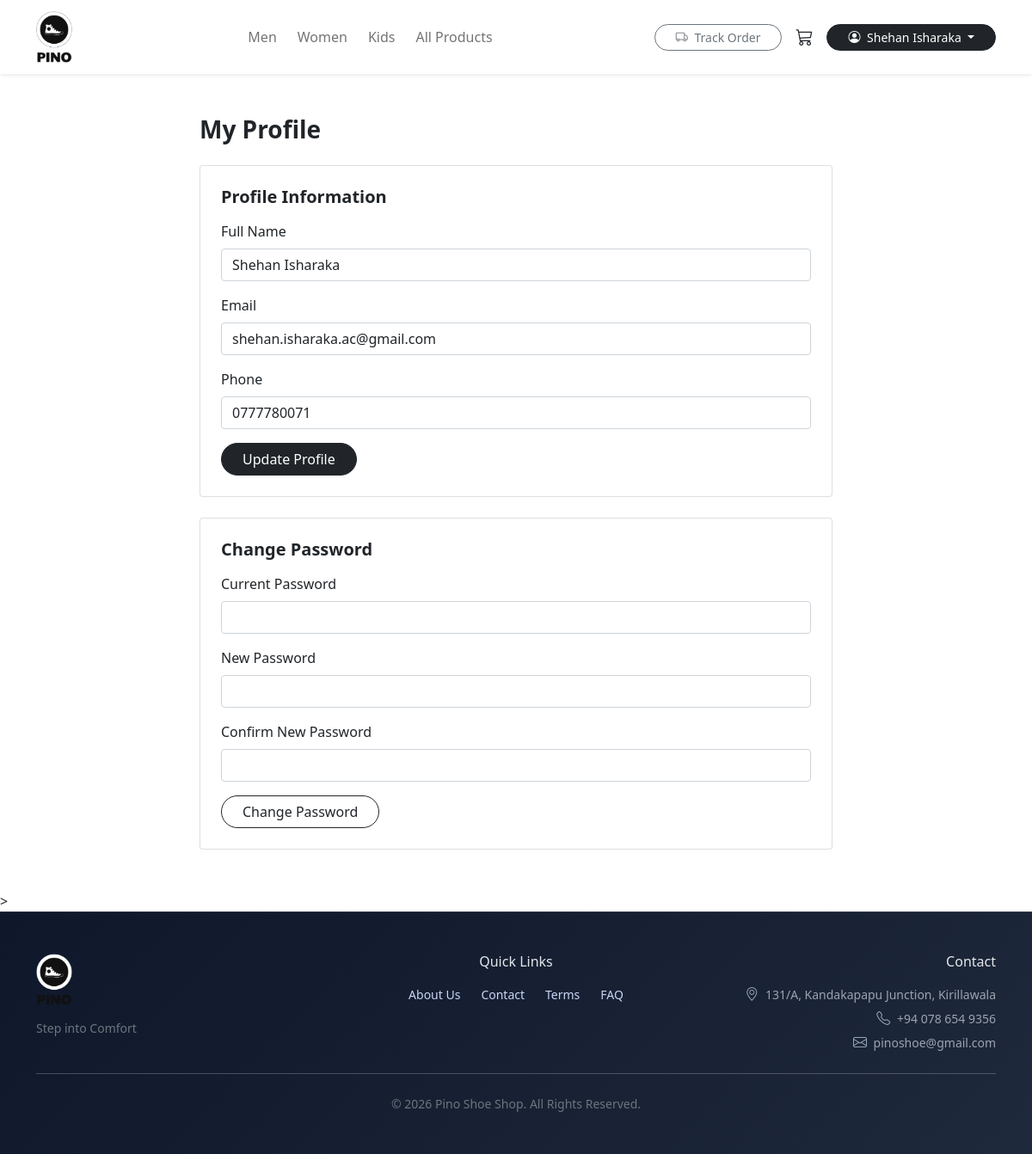
Page /profile.php (signed in) on the committed database.
### tables this page shows
CREATE TABLE IF NOT EXISTS `customers` (
  `id` int NOT NULL AUTO_INCREMENT,
  `full_name` varchar(100) NOT NULL,
  `email` varchar(150) NOT NULL,
  `phone` varchar(20) NOT NULL,
  `password` varchar(255) NOT NULL,
  `status` enum('active','inactive') DEFAULT 'active',
  `created_at` timestamp NULL DEFAULT CURRENT_TIMESTAMP,
  `reset_otp` varchar(10) DEFAULT NULL,
  `otp_expires` datetime DEFAULT NULL,
  PRIMARY KEY (`id`),
  UNIQUE KEY `email` (`email`)
);

### public/includes/settings.php (called while the page is built, shortened)
<?php
function setting($key, $default = null)
{
    static $settings = null;
    if ($settings === null) {
        global $connection;
        $settings = [];
        $res = $connection->query(
            "SELECT setting_key, setting_value FROM website_settings"
        );
        if ($res) {
            while ($row = $res->fetch_assoc()) {
                $settings[$row['setting_key']] = $row['setting_value'];
            }
        }
    }
    return $settings[$key] ?? $default;
}

### public/profile.php (the view, shortened to what this page needs)
<?php
require_once __DIR__ . '/../includes/db.php';
$customerId = (int)$_SESSION['customer']['id'];
$stmt = $connection->prepare("
    SELECT full_name, email, phone
    FROM customers
    WHERE id = ? AND status = 'active'
    LIMIT 1
");
$stmt->bind_param("i", $customerId);
$stmt->execute();
$profile = $stmt->get_result()->fetch_assoc();
?>
<!DOCTYPE html>
<html lang="en">
<head>
<link rel="stylesheet" href="assets/css/bootstrap.min.css">
<link rel="stylesheet" href="https://cdn.jsdelivr.net/npm/bootstrap-icons/font/bootstrap-icons.css">
</head>
<body class="d-flex flex-column min-vh-100">
<?php include 'layout/header.php'; ?>
<div class="flex-grow-1 container py-5">
<div class="row justify-content-center">
<div class="col-lg-8">
<h3 class="fw-bold mb-4">My Profile</h3>
<div class="card mb-4 p-4">
<h5 class="fw-bold mb-3">Profile Information</h5>
<form method="post">
<div class="mb-3">
    <label class="form-label">Full Name</label>
    <input type="text" name="full_name"
           class="form-control"
           value="<?= htmlspecialchars($profile['full_name'] ?? '') ?>"
           required>
</div>
<div class="mb-3">
    <label class="form-label">Email</label>
    <input type="email" name="email"
           class="form-control"
           value="<?= htmlspecialchars($profile['email'] ?? '') ?>"
           required>
</div>
<div class="mb-3">
    <label class="form-label">Phone</label>
    <input type="text" name="phone"
           class="form-control"
           value="<?= htmlspecialchars($profile['phone'] ?? '') ?>">
</div>
<button type="submit"
        name="update_profile"
        class="btn btn-dark rounded-pill px-4">
    Update Profile
</button>
</form>
</div>
<div class="card p-4">
<h5 class="fw-bold mb-3">Change Password</h5>
<form method="post">
<div class="mb-3">
    <label class="form-label">Current Password</label>
    <input type="password" name="current_password"
           class="form-control" required>
</div>
<div class="mb-3">
    <label class="form-label">New Password</label>
    <input type="password" name="new_password"
           class="form-control" required>
</div>
<div class="mb-3">
    <label class="form-label">Confirm New Password</label>
    <input type="password" name="confirm_password"
           class="form-control" required>
</div>
<button type="submit"
        name="change_password"
        class="btn btn-outline-dark rounded-pill px-4">
    Change Password
</button>
</form>
</div>
</div>
</div>
</div>>
<?php include __DIR__ . '/layout/footer.php'; ?>
</body>
</html>

### public/layout/header.php (shortened to what this page needs)
<?php
$customer = $_SESSION['customer'] ?? null;
require_once __DIR__ . '/../includes/settings.php';
$logo = setting('header_logo');
$siteName = setting('site_name', 'Shoe Shop');
$logoUrl = '/shoe-shop/admin/uploads/branding/' . $logo;
?>
<header class="navbar navbar-expand-lg navbar-light bg-white shadow-sm sticky-top">
    <div class="container">
        <a class="navbar-brand d-flex align-items-center gap-2" href="index.php">
            <?php if ($logo): ?>
                <img src="<?= $logoUrl ?>"
                     alt="<?= htmlspecialchars($siteName) ?>"
                     style="height:60px; max-width:180px; object-fit:contain;">
            <?php else: ?>
                <strong class="fs-4"><?= htmlspecialchars($siteName) ?></strong>
            <?php endif; ?>
        </a>
        <div class="collapse navbar-collapse" id="mainNavbar">
            <ul class="navbar-nav mx-auto fw-semibold gap-lg-2">
                <li class="nav-item">
                    <a class="nav-link" href="shop.php?cat=men">Men</a>
                </li>
                <li class="nav-item">
                    <a class="nav-link" href="shop.php?cat=women">Women</a>
                </li>
                <li class="nav-item">
                    <a class="nav-link" href="shop.php?cat=kids">Kids</a>
                </li>
                <li class="nav-item">
                    <a class="nav-link" href="shop.php">All Products</a>
                </li>
            </ul>
            <div class="d-flex align-items-center gap-3">
            <a href="track-order.php"
            class="btn btn-outline-secondary btn-sm rounded-pill px-4">
                <i class="bi bi-truck me-1"></i>
                Track Order
            </a>
            <a href="cart.php" class="position-relative text-dark fs-5">
                <i class="bi bi-cart3"></i>
            </a>
            <?php if (!empty($customer)): ?>
                <div class="dropdown">
                    <button class="btn btn-dark btn-sm rounded-pill px-4 dropdown-toggle"
                            data-bs-toggle="dropdown">
                        <i class="bi bi-person-circle me-1"></i>
                        <?= htmlspecialchars($customer['name']) ?>
                    </button>
                </div>
            <?php endif; ?>
            </div>
        </div>
    </div>
</header>

### public/layout/header.php (style rules this page uses)
.navbar .nav-link { position: relative; transition: color .2s ease; }
.navbar .nav-link::after { content: ''; position: absolute; left: 0; bottom: 0; width: 0%; height: 2px; background: #000; transition: width .3s ease; }

### rows in the picture
customers: full_name "Shehan Isharaka", email "shehan.isharaka.ac@gmail.com", phone "0777780071"

### other values in the picture
setting('site_tagline', 'Premium shoes for every lifestyle') "Step into Comfort"
setting('footer_address') "131/A, Kandakapapu Junction, Kirillawala"
setting('footer_phone') "+94 078 654 9356"
setting('footer_email') "pinoshoe@gmail.com"
setting('site_name','Pino Shoes') "Pino Shoe Shop"
